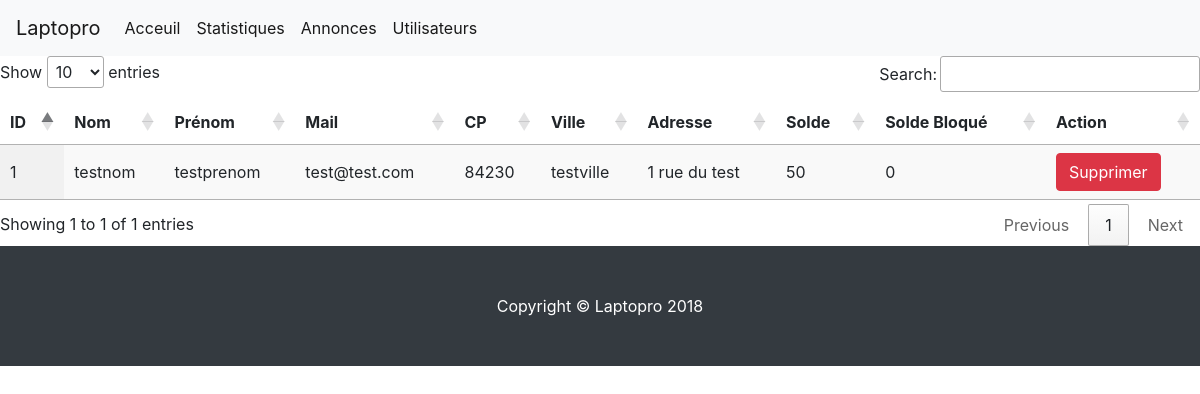
Before: /admin/admin_user.php with the older database file.
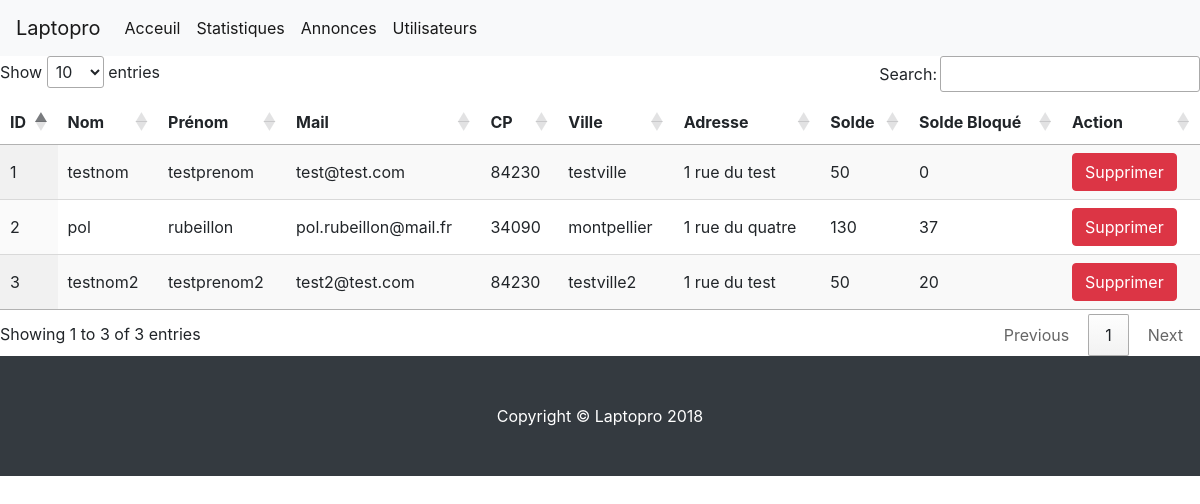
After: the same page with the newer database file.
### tables this page shows
CREATE TABLE IF NOT EXISTS `user` (
  `id_user` int(11) NOT NULL AUTO_INCREMENT,
  `mail` varchar(255) NOT NULL,
  `password` varchar(255) NOT NULL,
  `nom` varchar(255) NOT NULL,
  `prenom` varchar(255) NOT NULL,
  `ville` varchar(255) NOT NULL,
  `cp` varchar(255) NOT NULL,
  `adresse` varchar(255) NOT NULL,
  `solde` int(11) DEFAULT '0',
  `solde_block` int(11) DEFAULT '0',
  PRIMARY KEY (`id_user`)
);

### src/model/usermodel.php (called while the page is built, shortened)
<?php
function getalluser(){
    $bdd=getDatabase();
    $sth =('SELECT * FROM user ');
    $laptopquery = $bdd->prepare($sth);
    $laptopquery->execute();
    $laptop = $laptopquery->fetchAll(PDO::FETCH_ASSOC);
    return $laptop;
}

### src/controller/userlaptopcontroller.php (the view, shortened to what this page needs)
<?php
function getallusertab(){
    $arrayusers=getalluser();
    $retour="";
    foreach ($arrayusers as $user){
        $retour .=('
        <tr>
            <td>'.$user['id_user'].'</td>
            <td>'.$user['nom'].'</td>
            <td>'.$user['prenom'].'</td>
            <td>'.$user['mail'].'</td>
            <td>'.$user['cp'].'</td>
            <td>'.$user['ville'].'</td>
            <td>'.$user['adresse'].'</td>
            <td>'.$user['solde'].'</td>
            <td>'.$user['solde_block'].'</td>
            <td>
                <button type="button" class="btn btn-danger" onclick="deleteuser('.$user['id_user'].')">Supprimer</button>
            </td>
        </tr>
        ');
    }
    return $retour;
}

### admin/admin_user.php (shortened to what this page needs)
<!DOCTYPE html>
<html lang="en">
<body>
<?php
require_once("../src/views/navbar_admin.php")
?>
<?php
require_once("../src/views/admin_user.php");
?>
<?php
require_once("../src/views/footer.php");
?>
</body>
</html>

### src/views/navbar_admin.php (shortened to what this page needs)
<nav class="navbar navbar-expand-lg sticky-top navbar-light bg-light">
    <a class="navbar-brand" href="http://localhost/laptopro/index.php">Laptopro</a>
    <div class="collapse navbar-collapse" id="navbarText">
        <ul class="navbar-nav mr-auto">
            <li class="nav-item active">
                <a class="nav-link" href="http://localhost/laptopro/index.php">Acceuil <span class="sr-only"></span></a>
            </li>
            <li class="nav-item active">
                <a class="nav-link" href="http://localhost/laptopro/admin/admin.php">Statistiques <span class="sr-only">(current)</span></a>
            </li>
            <li class="nav-item active">
                <a class="nav-link" href="http://localhost/laptopro/admin/admin_annonces.php">Annonces <span class="sr-only"></span></a>
            </li>
            <li class="nav-item active">
                <a class="nav-link" href="http://localhost/laptopro/admin/admin_user.php">Utilisateurs <span class="sr-only"></span></a>
            </li>
        </ul>
    </div>
</nav>

### src/views/admin_user.php
<?php
require_once("../src/controller/userlaptopcontroller.php");
require_once("../src/model/usermodel.php");
$usertab=getallusertab();
?>
<table id="user_table" class="display">
    <thead>
    <tr>
        <th>ID</th>
        <th>Nom</th>
        <th>Prénom</th>
        <th>Mail</th>
        <th>CP</th>
        <th>Ville</th>
        <th>Adresse</th>
        <th>Solde</th>
        <th>Solde Bloqué</th>
        <th>Action</th>
    </tr>
    </thead>
    <tbody>
    <?=$usertab?>
    </tbody>
</table>

### src/views/footer.php
<footer class="py-5 bg-dark">
    <div class="container">
        <p class="m-0 text-center text-white">Copyright &copy; Laptopro 2018</p>
    </div>
</footer>

Changed rows visible on the page:
added user: id_user "2", nom "pol", prenom "rubeillon", mail "pol.rubeillon@mail.fr", cp "34090", ville "montpellier", adresse "1 rue du quatre", solde "130", solde_block "37"
added user: id_user "3", nom "testnom2", prenom "testprenom2", mail "test2@test.com", cp "84230", ville "testville2", adresse "1 rue du test", solde "50", solde_block "20"
Other visible differences:
text written by a page script: "Show entries Search: Showing 1 to 1 of 1 entries Previous 1 Next" → "Show entries Search: Showing 1 to 3 of 3 entries Previous 1 Next"
